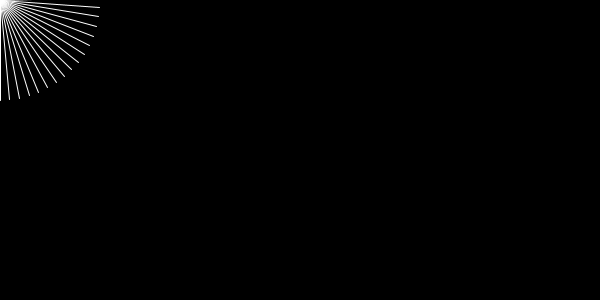
Frame 1 (no input)
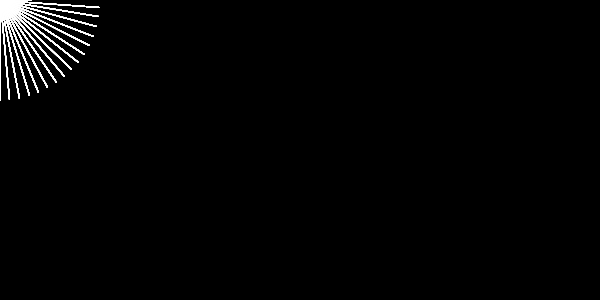
Frame 60 (the mouse pressed at the canvas centre just before this capture)
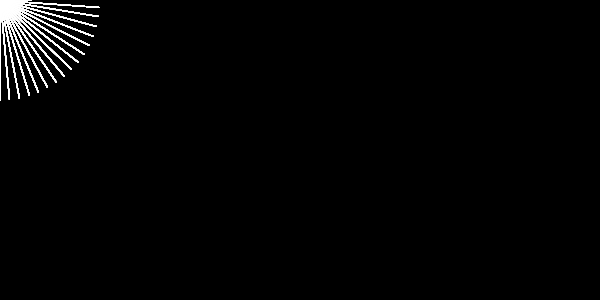
Frame 120 (the mouse held since frame 60 and released just before this capture)

The Processing sketch that drew these frames (run headless with seeded random() and noise(); from frame 60 on, the mouse is pressed at the canvas centre):

// Processing sketch: parallelMove_test
// ── parallelMove_test.pde
float len = 100;
float x,y;
void setup() {
  size(600, 300);
  background(0);
}

void draw() {
  stroke(255);
  for(float angle = 0; angle <=PI; angle+=0.1){
    y = cos(angle) * len;
    x = sin(angle) * len;
    line(0,0,x, y);
  }
 // if(mousePressed) {
  //  line(mouseX, mouseY, pmouseX, pmouseY);
  //}
}
